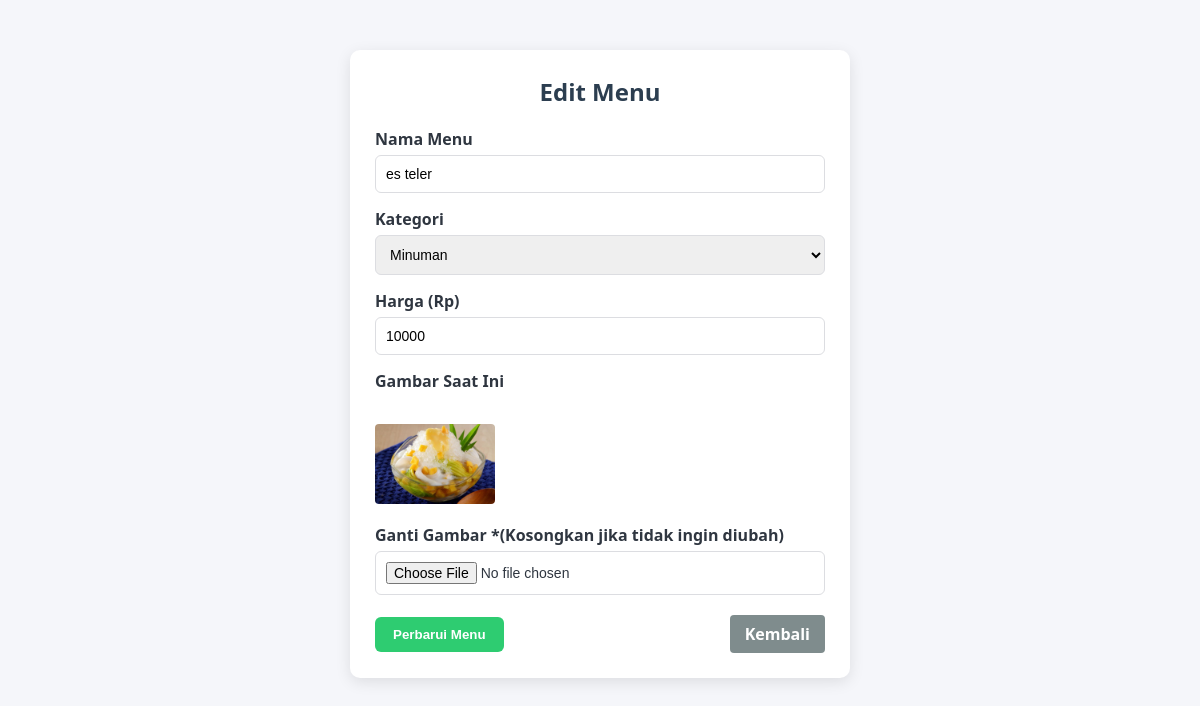
Page /admind/crud/menu/edit.php?id=19 on the committed database.
### tables this page shows
CREATE TABLE `menu` (
  `id_menu` int(11) NOT NULL,
  `nama_menu` varchar(100) DEFAULT NULL,
  `harga` int(11) DEFAULT NULL,
  `stok` int(11) DEFAULT NULL,
  `gambar` varchar(255) DEFAULT NULL,
  `id_kategori_menu` int(11) DEFAULT NULL,
  `id_admin` int(11) DEFAULT NULL,
  `deskripsi_menu` text NOT NULL,
  `status` enum('tersedia','habis') DEFAULT 'tersedia'
);

CREATE TABLE `kategori_menu` (
  `id_kategori_menu` int(11) NOT NULL,
  `nama_kategori_menu` varchar(100) DEFAULT NULL
);

### admind/crud/menu/edit.php (the view, shortened to what this page needs)
<?php
include 'koneksi.php';
$id = $_GET['id'];
$query = mysqli_query($conn, "SELECT * FROM menu WHERE id_menu = '$id'");
$data = mysqli_fetch_assoc($query);
$kategori_query = mysqli_query($conn, "SELECT * FROM kategori_menu");
?>
<!DOCTYPE html>
<html lang="id">
<head>
</head>
<body>
    <div class="container">
        <h2>Edit Menu</h2>
        <form action="" method="POST" enctype="multipart/form-data">
            <div class="form-group">
                <label>Nama Menu</label>
                <input type="text" name="nama_menu" value="<?= htmlspecialchars($data['nama_menu']); ?>" class="form-control" required>
            </div>
            <div class="form-group">
                <label>Kategori</label>
                <select name="id_kategori" class="form-control" required>
                    <?php while($kat = mysqli_fetch_assoc($kategori_query)) { ?>
                        <option value="<?= $kat['id_kategori_menu']; ?>" <?= $kat['id_kategori_menu'] == $data['id_kategori_menu'] ? 'selected' : ''; ?>>
                            <?= $kat['nama_kategori_menu']; ?>
                        </option>
                    <?php } ?>
                </select>
            </div>
            <div class="form-group">
                <label>Harga (Rp)</label>
                <input type="number" name="harga" value="<?= $data['harga']; ?>" class="form-control" required>
            </div>
            <div class="form-group">
                <label>Gambar Saat Ini</label><br>
                <?php if (!empty($data['gambar']) && file_exists("upload/" . $data['gambar'])) { ?>
                    <img src="upload/<?= $data['gambar']; ?>" width="120" style="border-radius: 4px; margin-top: 5px;">
                <?php } else { ?>
                    <p style="color: #e74c3c; font-style: italic;">Tidak ada gambar / file hilang</p>
                <?php } ?>
            </div>
            <div class="form-group" style="margin-top: 15px;">
                <label>Ganti Gambar *(Kosongkan jika tidak ingin diubah)</label>
                <input type="file" name="gambar" class="form-control">
            </div>
            <div class="form-actions" style="margin-top: 20px;">
                <button type="submit" name="update" class="btn btn-success">Perbarui Menu</button>
                <a href="index_admin.php" class="btn btn-primary" style="background-color: #7f8c8d; text-decoration: none; padding: 8px 15px; border-radius: 4px; display: inline-block;">Kembali</a>
            </div>
        </form>
    </div>
</body>
</html>

### admind/crud/menu/edit.php (style rules this page uses)
:root { --primary: #2c3e50; --accent: #e74c3c; --success: #2ecc71; --bg: #f5f6fa; --text: #2f3640; }
* { margin: 0; padding: 0; box-sizing: border-box; }
body { font-family: 'Segoe UI', Tahoma, Geneva, Verdana, sans-serif; background-color: var(--bg); color: var(--text); }
.container { width: 100%; max-width: 500px; background: white; margin: 50px auto; padding: 25px; border-radius: 10px; box-shadow: 0 4px 15px rgba(0,0,0,0.1); }
h2 { text-align: center; margin-bottom: 20px; color: var(--primary); }
.form-group { margin-bottom: 15px; }
label { display: block; margin-bottom: 5px; font-weight: 600; }
.form-control { width: 100%; padding: 10px; border: 1px solid #dcdde1; border-radius: 6px; font-size: 14px; transition: 0.3s; }
img { border-radius: 6px; margin-top: 10px; }
.form-actions { display: flex; justify-content: space-between; align-items: center; }
.btn { padding: 10px 18px; border-radius: 6px; border: none; cursor: pointer; font-weight: 600; text-decoration: none; transition: 0.3s; }
.btn-success { background-color: var(--success); color: white; }
.btn-primary { background-color: #7f8c8d; color: white; }

### rows in the picture
menu: nama_menu "es teler", id_kategori "Minuman", harga "10000", gambar (picture)
